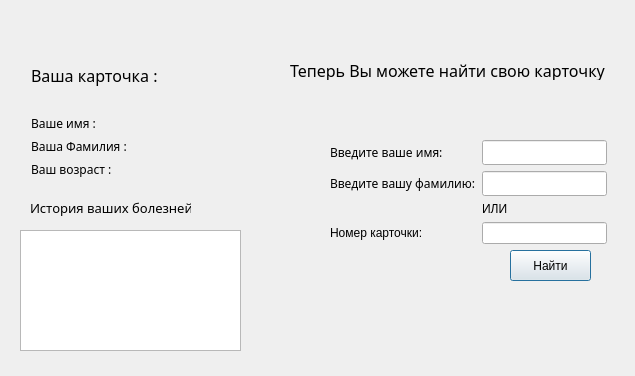
<?xml version="1.0" encoding="UTF-8"?>
<ui version="4.0">
 <class>Dialog_for_patient</class>
 <widget class="QDialog" name="Dialog_for_patient">
  <property name="geometry">
   <rect>
    <x>0</x>
    <y>0</y>
    <width>635</width>
    <height>376</height>
   </rect>
  </property>
  <property name="windowTitle">
   <string>Dialog</string>
  </property>
  <widget class="QPushButton" name="find">
   <property name="geometry">
    <rect>
     <x>510</x>
     <y>250</y>
     <width>81</width>
     <height>31</height>
    </rect>
   </property>
   <property name="cursor">
    <cursorShape>PointingHandCursor</cursorShape>
   </property>
   <property name="text">
    <string>Найти</string>
   </property>
  </widget>
  <widget class="QLabel" name="label_3">
   <property name="geometry">
    <rect>
     <x>290</x>
     <y>60</y>
     <width>321</width>
     <height>20</height>
    </rect>
   </property>
   <property name="font">
    <font>
     <family>MV Boli</family>
     <pointsize>12</pointsize>
    </font>
   </property>
   <property name="text">
    <string>Теперь Вы можете найти свою карточку</string>
   </property>
  </widget>
  <widget class="QLabel" name="label_8">
   <property name="geometry">
    <rect>
     <x>30</x>
     <y>200</y>
     <width>161</width>
     <height>16</height>
    </rect>
   </property>
   <property name="font">
    <font>
     <family>MV Boli</family>
     <pointsize>10</pointsize>
    </font>
   </property>
   <property name="text">
    <string>История ваших болезней</string>
   </property>
  </widget>
  <widget class="QTableView" name="tableView">
   <property name="geometry">
    <rect>
     <x>20</x>
     <y>230</y>
     <width>221</width>
     <height>121</height>
    </rect>
   </property>
   <property name="font">
    <font>
     <family>Myanmar Text</family>
    </font>
   </property>
   <property name="sortingEnabled">
    <bool>true</bool>
   </property>
  </widget>
  <widget class="QWidget" name="">
   <property name="geometry">
    <rect>
     <x>330</x>
     <y>140</y>
     <width>277</width>
     <height>105</height>
    </rect>
   </property>
   <layout class="QFormLayout" name="formLayout">
    <item row="0" column="0">
     <widget class="QLabel" name="label">
      <property name="font">
       <font>
        <family>Myanmar Text</family>
        <pointsize>9</pointsize>
       </font>
      </property>
      <property name="text">
       <string>Введите ваше имя: </string>
      </property>
     </widget>
    </item>
    <item row="0" column="1">
     <widget class="QLineEdit" name="Name">
      <property name="font">
       <font>
        <family>Myanmar Text</family>
       </font>
      </property>
     </widget>
    </item>
    <item row="1" column="0">
     <widget class="QLabel" name="label_2">
      <property name="font">
       <font>
        <family>Myanmar Text</family>
        <pointsize>9</pointsize>
       </font>
      </property>
      <property name="text">
       <string>Введите вашу фамилию:</string>
      </property>
     </widget>
    </item>
    <item row="1" column="1">
     <widget class="QLineEdit" name="Surname">
      <property name="font">
       <font>
        <family>Myanmar Text</family>
       </font>
      </property>
     </widget>
    </item>
    <item row="3" column="0">
     <widget class="QLabel" name="label_9">
      <property name="text">
       <string>Номер карточки:</string>
      </property>
     </widget>
    </item>
    <item row="3" column="1">
     <widget class="QLineEdit" name="idcard"/>
    </item>
    <item row="2" column="1">
     <widget class="QLabel" name="label_10">
      <property name="text">
       <string>ИЛИ</string>
      </property>
     </widget>
    </item>
   </layout>
  </widget>
  <widget class="QWidget" name="">
   <property name="geometry">
    <rect>
     <x>31</x>
     <y>41</y>
     <width>181</width>
     <height>141</height>
    </rect>
   </property>
   <layout class="QVBoxLayout" name="verticalLayout">
    <item>
     <widget class="QLabel" name="label_4">
      <property name="font">
       <font>
        <family>MV Boli</family>
        <pointsize>12</pointsize>
       </font>
      </property>
      <property name="text">
       <string>Ваша карточка :</string>
      </property>
     </widget>
    </item>
    <item>
     <layout class="QFormLayout" name="formLayout_2">
      <item row="1" column="0">
       <widget class="QLabel" name="label_5">
        <property name="font">
         <font>
          <family>MV Boli</family>
          <pointsize>9</pointsize>
         </font>
        </property>
        <property name="text">
         <string>Ваше имя :</string>
        </property>
       </widget>
      </item>
      <item row="3" column="0">
       <widget class="QLabel" name="label_6">
        <property name="font">
         <font>
          <family>MV Boli</family>
          <pointsize>9</pointsize>
         </font>
        </property>
        <property name="text">
         <string>Ваша Фамилия :</string>
        </property>
       </widget>
      </item>
      <item row="4" column="0">
       <widget class="QLabel" name="label_7">
        <property name="font">
         <font>
          <family>MV Boli</family>
          <pointsize>9</pointsize>
         </font>
        </property>
        <property name="text">
         <string>Ваш возраст :</string>
        </property>
       </widget>
      </item>
      <item row="1" column="1">
       <widget class="QLabel" name="Name_1">
        <property name="font">
         <font>
          <family>Myanmar Text</family>
          <pointsize>9</pointsize>
         </font>
        </property>
        <property name="text">
         <string/>
        </property>
       </widget>
      </item>
      <item row="4" column="1">
       <widget class="QLabel" name="Age_1">
        <property name="font">
         <font>
          <family>Myanmar Text</family>
          <pointsize>9</pointsize>
         </font>
        </property>
        <property name="text">
         <string/>
        </property>
       </widget>
      </item>
      <item row="3" column="1">
       <widget class="QLabel" name="Surname_1">
        <property name="font">
         <font>
          <family>Myanmar Text</family>
         </font>
        </property>
        <property name="text">
         <string/>
        </property>
       </widget>
      </item>
     </layout>
    </item>
   </layout>
  </widget>
 </widget>
 <resources/>
 <connections/>
</ui>
